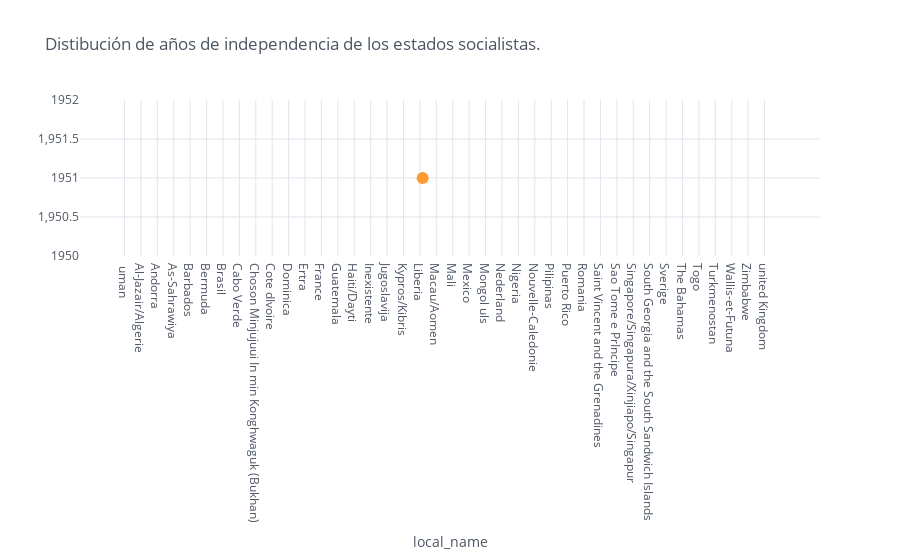

Notebook code for this chart:
### Code cell
#Scatterplot o Mapa de dispersión

Data2[['Socialistic State']].iplot(kind='scatter', mode='markers',xTitle='local_name', 
                               title='Distibución de años de independencia de los estados socialistas.')

### Figure 1 — Plotly figure (JSON) as saved in the notebook; plotly's stock layout.template omitted (floating-point values rounded to 4 significant figures; data arrays with more than 128 entries replaced by an {"elided": "..."} marker saying what was removed)
{"data": [{"line": {"color": "rgba(255, 153, 51, 1.0)", "dash": "solid", "shape": "linear", "width": 1.3}, "marker": {"size": 12, "symbol": "circle"}, "mode": "markers", "name": "Socialistic State", "text": "", "type": "scatter", "x": {"elided": "239 str values"}, "y": {"elided": "239 mixed values"}}], "layout": {"legend": {"bgcolor": "#FFFFFF", "font": {"color": "#4D5663"}}, "paper_bgcolor": "#FFFFFF", "plot_bgcolor": "#FFFFFF", "title": {"font": {"color": "#4D5663"}, "text": "Distibución de años de independencia de los estados socialistas."}, "xaxis": {"gridcolor": "#E1E5ED", "showgrid": true, "tickfont": {"color": "#4D5663"}, "title": {"font": {"color": "#4D5663"}, "text": "local_name"}, "zerolinecolor": "#E1E5ED"}, "yaxis": {"gridcolor": "#E1E5ED", "showgrid": true, "tickfont": {"color": "#4D5663"}, "title": {"font": {"color": "#4D5663"}, "text": ""}, "zerolinecolor": "#E1E5ED"}}}
